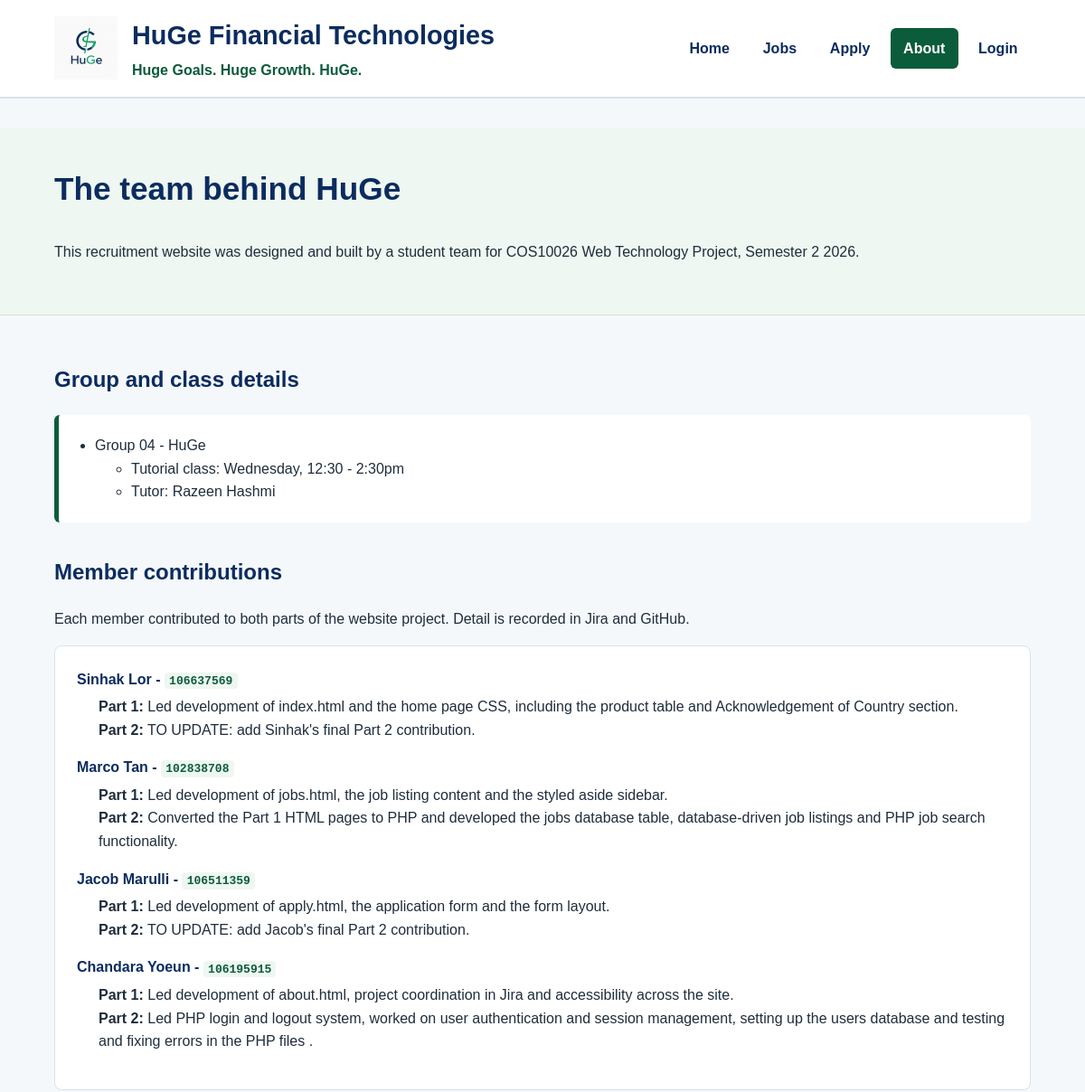
The page /about.php (upper part) on the database as committed earlier.
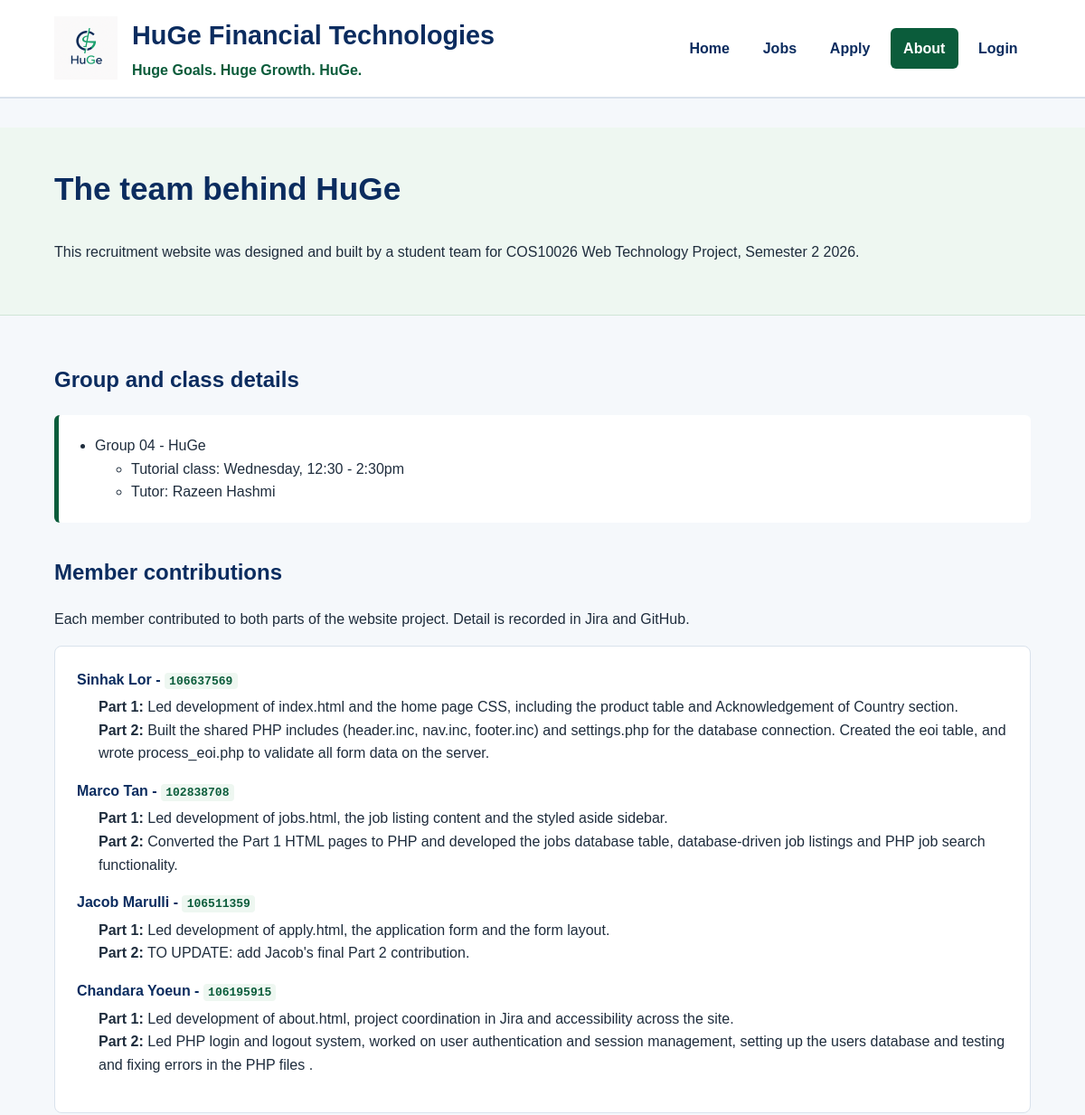
The same page on the database as committed later.
### tables this page shows
CREATE TABLE IF NOT EXISTS team_members (
    member_id INT UNSIGNED NOT NULL AUTO_INCREMENT,
    member_name VARCHAR(100) NOT NULL,
    student_id VARCHAR(20) NOT NULL,
    part1_contribution TEXT NOT NULL,
    part2_contribution TEXT NOT NULL,
    quote_original TEXT NOT NULL,
    quote_translation TEXT NOT NULL,
    quote_lang VARCHAR(10) NOT NULL,
    quote_language VARCHAR(30) NOT NULL,
    fun_fact TEXT NOT NULL,
    PRIMARY KEY (member_id),
    UNIQUE KEY unique_student_id (student_id)
);

### about.php (the view, shortened to what this page needs)
<?php
require_once 'settings.php';
function h($text)
{
    return htmlspecialchars((string)$text, ENT_QUOTES, 'UTF-8');
}
$conn = mysqli_connect($host, $user, $pwd, $sql_db);
$db_error = '';
$about = array();
$members = array();
if (!$conn) {
    $db_error = 'Could not connect to the database.';
} else {
    mysqli_set_charset($conn, 'utf8mb4');
    $about_sql = "
        SELECT content_key, content_value
        FROM about_info
    ";
    $about_result = mysqli_query($conn, $about_sql);
    if ($about_result) {
        while ($row = mysqli_fetch_assoc($about_result)) {
            $about[$row['content_key']] = $row['content_value'];
        }
    } else {
        $db_error = 'Could not load the About page information.';
    }
    $member_sql = "
        SELECT
            member_id,
            member_name,
            student_id,
            part1_contribution,
            part2_contribution,
            quote_original,
            quote_translation,
            quote_lang,
            quote_language,
            fun_fact
        FROM team_members
        ORDER BY member_id ASC
    ";
    $member_result = mysqli_query($conn, $member_sql);
    if ($member_result) {
        while ($row = mysqli_fetch_assoc($member_result)) {
            $members[] = $row;
        }
    } else {
        $db_error = 'Could not load the team member information.';
    }
}
include 'header.inc';
?>
<main id="main">
    <section class="about-hero">
        <div class="wrap">
            <h1>
                <?php
                echo h(
                    $about['hero_title']
                    ?? 'The team behind HuGe'
                );
                ?>
            </h1>
            <p>
                <?php
                echo h(
                    $about['hero_text']
                    ?? 'COS10026 Web Technology Project, Semester 2 2026.'
                );
                ?>
            </p>
        </div>
    </section>
    <div class="wrap section">
<?php if ($db_error !== '') { ?>
        <p>
            <?php echo h($db_error); ?>
        </p>
<?php } else { ?>
        <h2>Group and class details</h2>
        <ul class="team-nested-list">
            <li>
                <?php
                echo h(
                    $about['group_name']
                    ?? 'Group 04 - HuGe'
                );
                ?>
                <ul>
                    <li>
                        Tutorial class:
                        <?php
                        echo h(
                            $about['tutorial_class']
                            ?? 'Wednesday, 12:30 - 2:30pm'
                        );
                        ?>
                    </li>
                    <li>
                        Tutor:
                        <?php
                        echo h(
                            $about['tutor_name']
                            ?? 'Razeen Hashmi'
                        );
                        ?>
                    </li>
                </ul>
            </li>
        </ul>
        <h2>Member contributions</h2>
        <p>
            <?php
            echo h(
                $about['contribution_intro']
                ?? 'Each member contributed to both parts of the project.'
            );
            ?>
        </p>
        <dl class="contribution-list">
<?php foreach ($members as $member) { ?>
            <dt>
                <?php echo h($member['member_name']); ?>
                -
                <span class="student-id">
                    <?php echo h($member['student_id']); ?>
                </span>
            </dt>
            <dd>
                <strong>Part 1:</strong>
                <?php
                echo h(
                    $member['part1_contribution']
                );
                ?>
                <br>
                <strong>Part 2:</strong>
                <?php
                echo h(
                    $member['part2_contribution']
                );
                ?>
            </dd>
<?php } ?>
        </dl>
<?php } ?>
    </div>
</main>
<?php
include 'footer.inc';
?>

Rows that differ between the two databases and show on the page:
changed team_members "Sinhak Lor": part2_contribution "TO UPDATE: add Sinhak's final Part 2 contribution." → "Built the shared PHP includes (header.inc, nav.inc, footer.inc) and settings.php for the database connection. Created the eoi table, and wrote process_eoi.php to validate all form data on the server."
